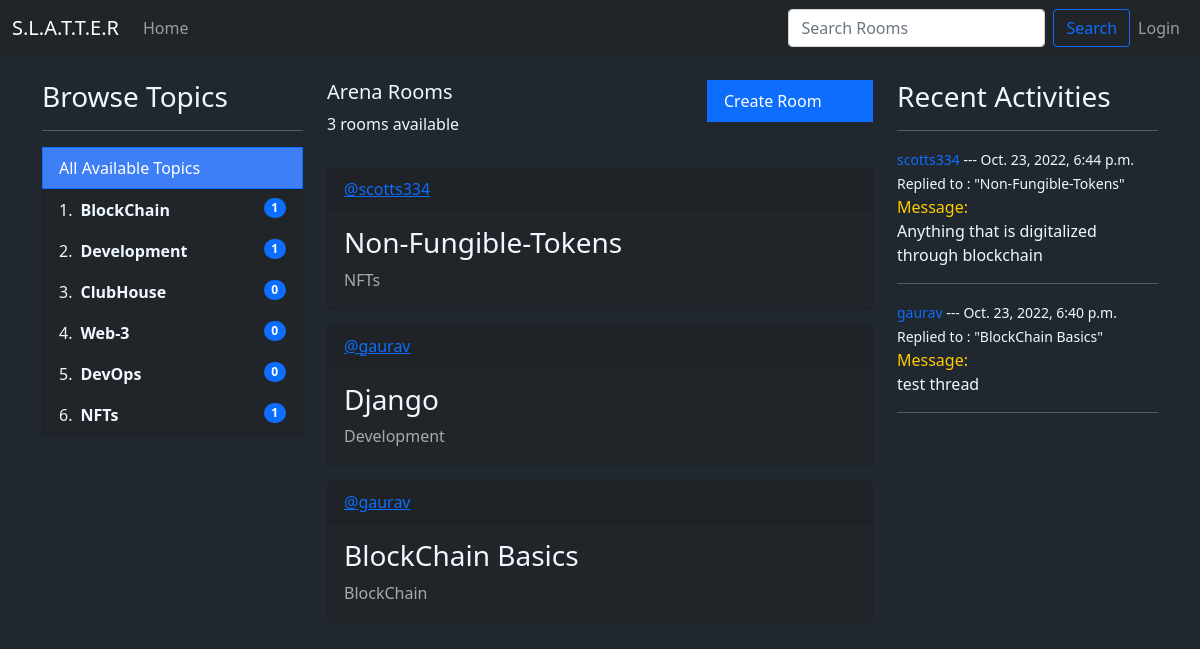
The page / on the database its author committed.
### MyApp/models.py (models this page shows, shortened)
class Topic(models.Model):
    name = models.CharField(max_length=100)

class Room(models.Model):
    host =  models.ForeignKey(User, on_delete=models.SET_NULL, null= True)
    topic = models.ForeignKey(Topic, on_delete=models.SET_NULL, null= True)
    name = models.CharField(max_length=100)
    description = models.CharField(null=True, blank=True, max_length=1000)
    participants = models.ManyToManyField(User,related_name='participants', blank=True)
    updated = models.DateField(auto_now=True)
    created = models.DateTimeField(auto_now_add=True)
    class Meta:
        ordering = ['-updated','-created']
    def __str__(self):
        return self.name

class Message(models.Model):
    user = models.ForeignKey(User,on_delete=models.CASCADE)
    room = models.ForeignKey(Room,on_delete=models.CASCADE)
    body = models.TextField()
    updated = models.DateField(auto_now=True)
    created = models.DateTimeField(auto_now_add=True)
    class Meta:
        ordering = ['-updated','-created']

### MyApp/views.py (the view)
# urls.py: path('', views.home, name="home"),
def home(request):
    q = request.GET.get('q') if request.GET.get('q') != None else ''
    rooms = Room.objects.filter(
        Q(topic__name__icontains = q) | Q(name__icontains = q) | Q(description__icontains = q)
    )
    topics = Topic.objects.all()
    room_count = rooms.count()
    room_messages = Message.objects.filter(
        Q(room__topic__name__icontains=q))[0:5]
    context = {"rooms":rooms , "topics":topics, "room_count":room_count, 'room_messages': room_messages}
    return render(request, "home.html",context)

### templates/home.html
{% extends 'main.html' %} {%block content%}
<div class="container">
  <div class="row">
    <div class="col-3">{% include 'topics.html' %}</div>
    <div class="col-6">{%include 'feed_component.html'%}</div>
    <div class="col-3">{% include 'activity_component.html' %}</div>
  </div>
</div>
{%endblock content%}

### templates/topics.html
<div>
  <h3>Browse Topics</h3>
  <hr />
  <a
    href="{% url 'home' %}"
    class="list-group-item list-group-item-action active"
    aria-current="true"
    style="background-color: rgb(63, 127, 245)"
  >
    All Available Topics
  </a>
  <ol class="list-group list-group-numbered">
    {% for topic in topics%}
    <li
      style="background-color: #212529; color: aliceblue"
      class="list-group-item d-flex justify-content-between align-items-start"
    >
      <div class="ms-2 me-auto">
        <a
          href="{% url 'home' %}?q={{topic.name}}"
          class="fw-bold"
          style="color: aliceblue; text-decoration: none"
          >{{topic.name}}</a
        >
      </div>
      <span class="badge bg-primary rounded-pill"
        >{{topic.room_set.all.count}}</span
      >
    </li>
    {%endfor%}
  </ol>
</div>

### templates/feed_component.html (shortened to what this page needs)
<div class="row">
  <div class="col-8">
    <h5>Arena Rooms</h5>
    <p>{{room_count}} rooms available</p>
  </div>
  {% if request.user == user %}
  <div class="col-4">
    <a
      href="{% url 'create-room' %}"
      class="list-group-item list-group-item-action active"
      aria-current="true"
    >
      Create Room
    </a>
  </div>
  {% endif %}
</div>
<div>
  {% for room in rooms%}
  <div class="card" style="background-color: #212529; margin: 1rem auto">
    <div class="card-header" style="color: rgb(63, 127, 245)">
      <a href="/user-profile/{{room.host.id}}">@{{room.host.username}}</a>
    </div>
    <div class="card-body">
      <h3 class="card-title">
        <a
          style="text-decoration: none; color: aliceblue"
          href="/room/{{room.id}}"
          >{{room.name}}</a
        >
      </h3>
      <p class="card-text" style="color: darkgray">{{room.topic.name}}</p>
    </div>
  </div>
  {% endfor %}
</div>

### templates/activity_component.html (shortened to what this page needs)
<h3>Recent Activities</h3>
<hr />
{% for message in room_messages %}
<div>
  <small
    ><span
      ><a href="/user-profile/{{message.user.id}}" style="text-decoration: none"
        >{{message.user}}</a
      ></span
    >
    --- {{message.created}}</small
  >
  <small>Replied to : "{{message.room}}"</small>
  <div>
    <span style="color: #ffcc00">Message:</span>
    <p>{{message.body}}</p>
  </div>
  <hr />
</div>
{% endfor %}

### templates/main.html (style rules this page uses)
body { margin-top: 5rem; background-color: #21272e; color: aliceblue; }

### rows shown on the page
Topic: name "BlockChain", room_set.all.count "1"
Topic: name "Development", room_set.all.count "1"
Topic: name "ClubHouse", room_set.all.count "0"
Topic: name "Web-3", room_set.all.count "0"
Topic: name "DevOps", room_set.all.count "0"
Topic: name "NFTs", room_set.all.count "1"
Room: host.username "scotts334", name "Non-Fungible-Tokens", topic.name "NFTs"
Room: host.username "gaurav", name "Django", topic.name "Development"
Room: host.username "gaurav", name "BlockChain Basics", topic.name "BlockChain"
Message: user "scotts334", created "Oct. 23, 2022, 6:44 p.m.", room "Non-Fungible-Tokens", body "Anything that is digitalized through blockchain"
Message: user "gaurav", created "Oct. 23, 2022, 6:40 p.m.", room "BlockChain Basics", body "test thread"

### other values the page prints
{{ room_count }} "3"
